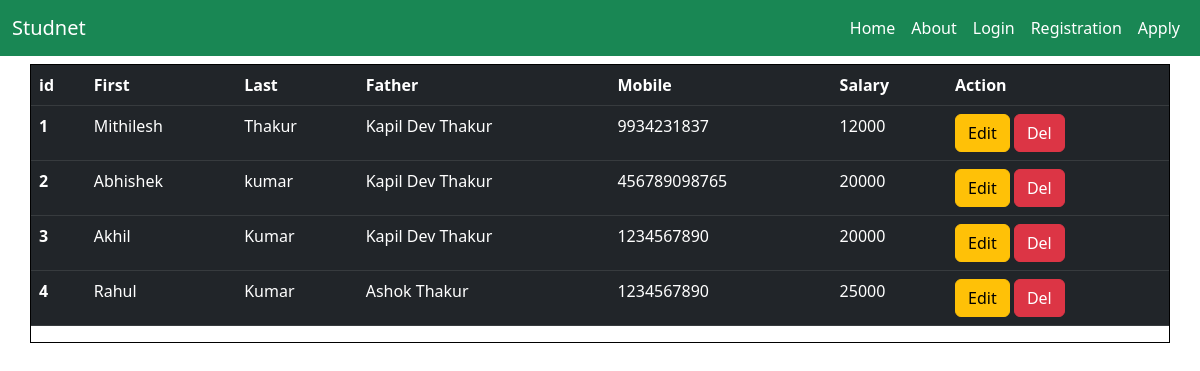
The page / on the database its author committed.
### student/models.py (models this page shows, shortened)
class Student(models.Model):
    first_name=models.CharField(max_length=200)
    last_name=models.CharField(max_length=200)
    father=models.CharField(max_length=200)
    mobile=models.IntegerField()
    salary=models.IntegerField()

### student/views.py (the view)
# urls.py: path('',homepage,name='homepage'),
def homepage(r):
    data={}
    data['student']=Student.objects.all()
    return render(r, 'index.html',data)

### templates/index.html
{% extends "base.html" %}
{% block content %}
<div class="container border border-black mt-2">
    <div class="col">
        <div class="row">
            <table class="table table-dark table-hover">
                <thead>
                  <tr>
                    <th scope="col">id</th>
                    <th scope="col">First</th>
                    <th scope="col">Last</th>
                    <th scope="col">Father</th>
                    <th scope="col">Mobile</th>
                    <th scope="col">Salary</th>
                    <th scope="col">Action</th>
                  </tr>
                </thead>
                {% for stu in student %}
                <tbody>
                  <tr>
                    <th scope="row">{{stu.id}}</th>
                    <td>{{stu.first_name}}</td>
                    <td>{{stu.last_name}}</td>
                    <td>{{stu.father}}</td>
                    <td>{{stu.mobile}}</td>
                    <td>{{stu.salary}}</td>
                    <td>
                        <a href="{% url 'editStudent' stu.id %}" class="btn btn-warning">Edit</a>
                        <a href="" class="btn btn-danger">Del</a>
                    </td>
                  </tr>
                </tbody>
                {% endfor %}
            </table>
        </div>
    </div>
</div>
{% endblock content %}

### templates/base.html (shortened to what this page needs)
<!DOCTYPE html>
<html lang="en">
<head>
    <link href="https://cdn.jsdelivr.net/npm/bootstrap@5.3.0-alpha1/dist/css/bootstrap.min.css" rel="stylesheet">
</head>
<body>
   <nav class="navbar navbar-expand-lg navbar-dark bg-success">
    <div class="container-fluid">
        <div class="navbar-brand">Studnet</div>
            <ul class="navbar-nav ">
                <li class="nav-item"><a href="" class="nav-link text-white">Home</a></li>
                <li class="nav-item"><a href="" class="nav-link text-white">About</a></li>
                {% if request.user.is_authenticated %}
                <li class="nav-item"><a href="{% url 'logout' %}" class="nav-link text-white">Logout</a></li>
                {% else %}
                <li class="nav-item"><a href="{% url 'login' %}" class="nav-link text-white">Login</a></li>
                <li class="nav-item"><a href="{% url 'register'%}" class="nav-link text-white">Registration</a></li>
                {% endif%}
                <li class="nav-item"><a href="{% url 'apply'%}" class="nav-link text-white">Apply</a></li>
            </ul>
    </div>
   </nav>
   {% block content %}
   {% endblock  %}
</body>
</html>

### rows shown on the page
Student: id "1", first_name "Mithilesh", last_name "Thakur", father "Kapil Dev Thakur", mobile "9934231837", salary "12000"
Student: id "2", first_name "Abhishek", last_name "kumar", father "Kapil Dev Thakur", mobile "456789098765", salary "20000"
Student: id "3", first_name "Akhil", last_name "Kumar", father "Kapil Dev Thakur", mobile "1234567890", salary "20000"
Student: id "4", first_name "Rahul", last_name "Kumar", father "Ashok Thakur", mobile "1234567890", salary "25000"
